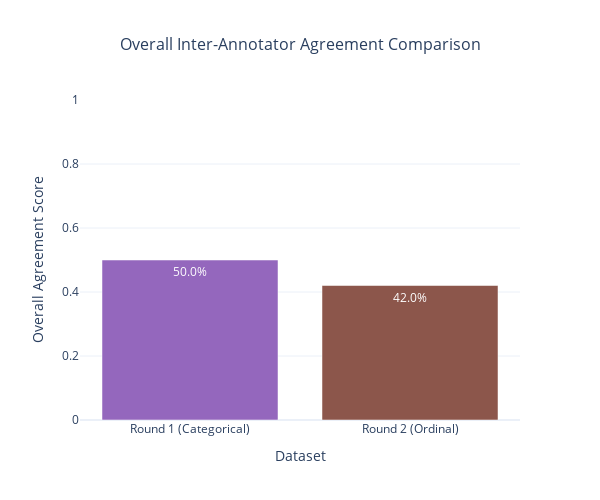

This figure's notebook cell:
### Code cell
# 6. Overall Agreement Summary
print("6. Overall Agreement Summary")

agreement_summary = ["Round 1\n(Categorical)", "Round 2\n(Ordinal)"]
overall_agreements = [overall_agreement_r1, overall_agreement_r2]

fig6 = go.Figure(data=go.Bar(x=agreement_summary, y=overall_agreements, text=[f"{val:.1%}" for val in overall_agreements], textposition="auto", marker_color=["#9467bd", "#8c564b"]))

fig6.update_layout(title={"text": "Overall Inter-Annotator Agreement Comparison", "x": 0.5, "font": {"size": 16}}, xaxis_title="Dataset", yaxis_title="Overall Agreement Score", yaxis=dict(range=[0, 1]), height=500, width=600)

fig6.show()

### Figure 1 — Plotly figure (JSON) as saved in the notebook; plotly's stock layout.template omitted (floating-point values rounded to 4 significant figures)
{"data": [{"marker": {"color": ["#9467bd", "#8c564b"]}, "text": ["50.0%", "42.0%"], "textposition": "auto", "type": "bar", "x": ["Round 1\n(Categorical)", "Round 2\n(Ordinal)"], "y": [0.5, 0.4203]}], "layout": {"height": 500, "title": {"font": {"size": 16}, "text": "Overall Inter-Annotator Agreement Comparison", "x": 0.5}, "width": 600, "xaxis": {"title": {"text": "Dataset"}}, "yaxis": {"range": [0, 1], "title": {"text": "Overall Agreement Score"}}}}
